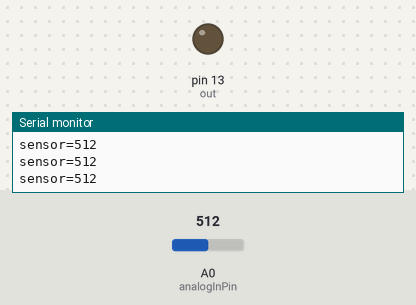
The sketch below on a simulated Arduino Uno, built with avr-gcc and run on an emulated ATmega328P. Parts: output pins drawn as LEDs (lit = HIGH), the last lines printed to the serial monitor. The test bench sets the inputs (shaded band); at power-on: A0 (analogInPin) = 512.

Above: at 1.3 s.
1.4 s: A0 (analogInPin) set to 686
3.2 s: A0 (analogInPin) set to 716
At 5.2 s:
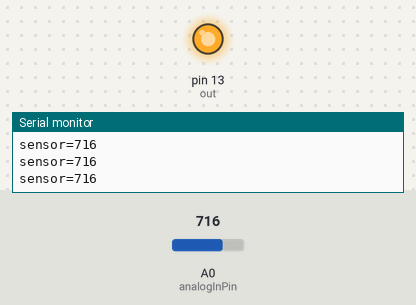
5.5 s: A0 (analogInPin) set to 690
At 6.9 s:
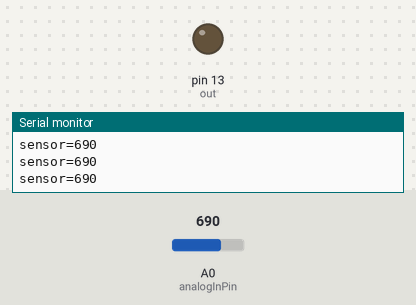
7.5 s: A0 (analogInPin) set to 710
At 8.5 s:
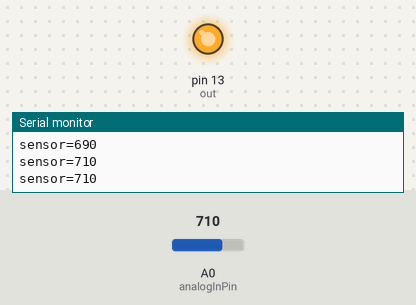
Timing chart, 0 to 10.5 s (numbered marks = the images above; inputs shaded):
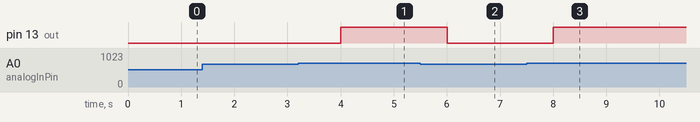

Measured:
- the behaviour switches between 700 and 701 on A0 (analogInPin) (found by bisection; images 0 and 1)
- after the input at 3.2 s, pin 13 (out): LOW → HIGH after 0.80 s
- after the input at 5.5 s, pin 13 (out): HIGH → LOW after 0.50 s
- after the input at 7.5 s, pin 13 (out): LOW → HIGH after 0.51 s

The sketch:

Analog_input_and_digital_output.ino
```cpp
int analogInPin = A0;
int out = 13;
int sensorValue=0;

void setup()
{
   Serial.begin(9600);
   pinMode(out,OUTPUT);
}
 void loop()
 {
 sensorValue = analogRead(analogInPin);
 Serial.print("sensor=");
 Serial.println(sensorValue);
 delay(500);

 if(sensorValue>700)
 {
    digitalWrite(out,1);
 }
    else
    {
    digitalWrite(out,0);
    }
}
```
